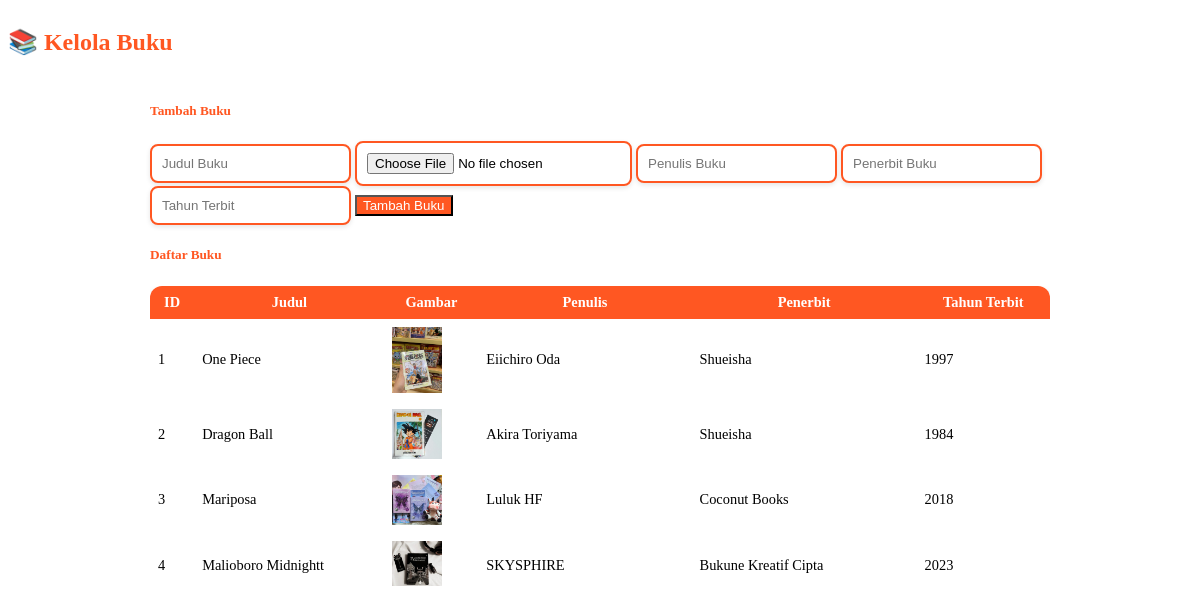
The page /modul/buku.php on the database its author committed.
### tables this page shows
CREATE TABLE `buku` (
  `BukuID` int(11) NOT NULL,
  `Judul` varchar(255) DEFAULT NULL,
  `gambar` varchar(100) NOT NULL,
  `Penulis` varchar(255) DEFAULT NULL,
  `Penerbit` varchar(255) DEFAULT NULL,
  `TahunTerbit` int(11) DEFAULT NULL
);

### lib/koneksi.php (called while the page is built, shortened)
<?php
class Database {
    private $host = "localhost";
    private $user = "root";
    private $pass = "majumapan";
    private $dbname = "digitalibrary";
    public function __construct() {
        try {
            $this->conn = new PDO("mysql:host=$this->host;dbname=$this->dbname;charset=utf8", $this->user, $this->pass);
        } catch (PDOException $e) {
            die("Koneksi gagal: " . $e->getMessage());
        }
    }
}
?>

### modul/buku.php (the view, shortened to what this page needs)
<?php
require_once "../lib/koneksi.php";
class Buku {
    private $conn;
    public function __construct() {
        $database = new Database();
        $this->conn = $database->conn;
    }
    public function getAllBuku() {
        $stmt = $this->conn->prepare("SELECT * FROM buku");
        $stmt->execute();
        return $stmt->fetchAll(PDO::FETCH_ASSOC);
    }
}
$buku = new Buku();
$books = $buku->getAllBuku();
?>
<div class="container mt-3">
    <h2 class="text-center" style="color: #FF5722; font-weight: 600; font-size: 1.5rem; position: relative; display: inline-block; padding-bottom: 5px;">
        📚 Kelola Buku
    </h2>
    <div class="card shadow-lg p-4 border-3" style="border-color: #FF5722; margin-top: 15px; max-width: 900px; margin-left: auto; margin-right: auto;">
        <div class="row mt-1">
            <div class="col-md-5">
                <h5 style="color: #FF5722; font-weight: 600;">Tambah Buku</h5>
                <form action="" method="POST" enctype="multipart/form-data">
                    <input type="text" name="judul" id="judul" class="form-control mb-3" placeholder="Judul Buku" required>
                    <input type="file" name="gambar" id="gambar" class="form-control mb-3" required>
                    <input type="text" name="penulis" id="penulis" class="form-control mb-3" placeholder="Penulis Buku" required>
                    <input type="text" name="penerbit" id="penerbit" class="form-control mb-3" placeholder="Penerbit Buku" required>
                    <input type="text" name="tahunTerbit" id="tahunTerbit" class="form-control mb-3" placeholder="Tahun Terbit" required>
                    <button type="submit" name="tambah" class="btn w-100 btn-tambah" style="background-color: #FF5722; color: #fff;">
                        Tambah Buku
                    </button>
                </form>
            </div>
            <div class="col-md-7">
    <h5 style="color: #FF5722; font-weight: 600;">Daftar Buku</h5>
    <div class="table-responsive">
        <table class="table table-bordered table-striped align-middle">
            <thead>
                <tr>
                    <th>ID</th>
                    <th>Judul</th>
                    <th>Gambar</th>
                    <th>Penulis</th>
                    <th>Penerbit</th>
                    <th>Tahun Terbit</th>
                </tr>
            </thead>
            <tbody>
                <?php $no = 1; ?>
                <?php foreach ($books as $row): ?>
                    <tr>
                        <td class="text-center"><?= $no++; ?></td>
                        <td><?= htmlspecialchars($row['Judul']) ?></td>
                        <td><img src="../asset/upload/<?= $row['gambar'] ?>" width="50"></td>
                        <td><?= htmlspecialchars($row['Penulis']) ?></td>
                        <td><?= htmlspecialchars($row['Penerbit']) ?></td>
                        <td><?= htmlspecialchars($row['TahunTerbit']) ?></td>
                    </tr>
                <?php endforeach; ?>
            </tbody>
        </table>
    </div>
</div>

### modul/buku.php (style rules this page uses)
.btn-tambah, .btn-update { transition: background-color 0.3s ease, transform 0.2s ease; }
.form-control { border: 2px solid #FF5722; border-radius: 8px; padding: 10px; box-shadow: 0 2px 5px rgba(0, 0, 0, 0.1); outline: none; transition: border-color 0.3s ease, box-shadow 0.3s ease; }
.table-responsive { max-height: 300px; overflow-y: auto; }
.table { font-size: 0.9rem; width: 100%; border-collapse: separate; border-spacing: 0; border-radius: 12px; overflow: hidden; box-shadow: 0 4px 8px rgba(0, 0, 0, 0.1); }
.table thead th { background-color: #FF5722; color: #fff; text-align: center; }
.table td, .table th { padding: 8px; white-space: nowrap; overflow: hidden; text-overflow: ellipsis; max-width: 200px; }

### rows shown on the page
buku: Judul "One Piece", gambar (picture), Penulis "Eiichiro Oda", Penerbit "Shueisha", TahunTerbit "1997"
buku: Judul "Dragon Ball", gambar (picture), Penulis "Akira Toriyama", Penerbit "Shueisha", TahunTerbit "1984"
buku: Judul "Mariposa", gambar (picture), Penulis "Luluk HF", Penerbit "Coconut Books", TahunTerbit "2018"
buku: Judul "Malioboro Midnightt", gambar (picture), Penulis "SKYSPHIRE", Penerbit "Bukune Kreatif Cipta", TahunTerbit "2023"
